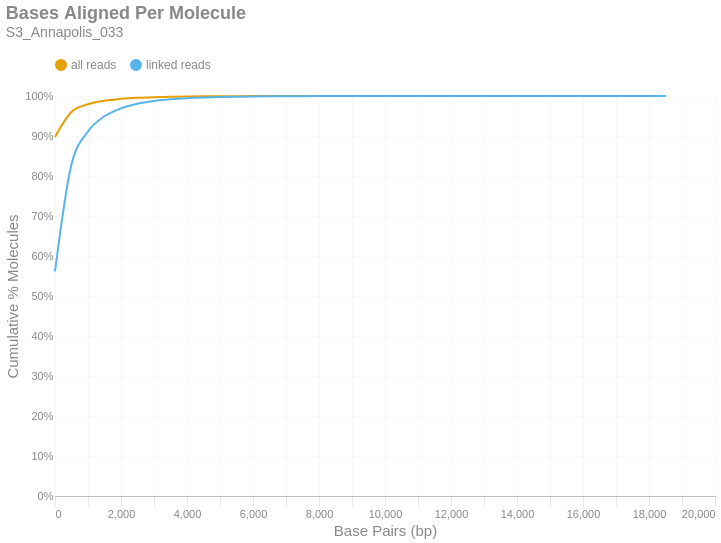

Notebook code for this chart:
### Markdown cell above
### Bases Aligned Per Molecule
This is a cumulative frequency distribution showing the number of base pairs aligned per unique molecule. These data are shown in 500 bp bins. There are two distributions: one with `all reads` (yellow) and another with only `linked reads` (blue). The percent of molecules in the `linked reads` distribution is relative to the total number of linked molecules.

### Code cell
if SKIPLR:
    print_html(f"Skipped")
else:
    binned_df = consolidated_hist(valids['aligned_bp'], mask, 500, True)
    with SafeRender(binned_df):
        (
            density_plot(binned_df, 'Bases Aligned Per Molecule', samplename, 'basesper')
            .encode(
                x=alt.X('bin:Q', title="Base Pairs (bp)").axis(tickMinStep=500).scale(padding=0),
                y=alt.Y('value:Q', title='Cumulative % Molecules')
                    .axis(format='%')
                    .scale(domain = [0,1])
                    .stack(False),
                color=alt.Color("key:N").scale(domain = ["all reads", "linked reads"]),
                tooltip = [
                    alt.Tooltip("key:N", title = "Data Type"),
                    alt.Tooltip("range_label:N", title="Bases Aligned Per Molecule"),
                    alt.Tooltip("value:Q", format = ".2%", title="% Molecules (Cum.)")
                ]
            )
        ).display()

### Figure 1 — Vega-Lite specification as saved in the notebook (floating-point values rounded to 4 significant figures)
{"width": "container", "height": 400, "config": {"title": {"anchor": "start", "dy": -15, "fontSize": 18, "color": "#888888", "subtitleColor": "#888888", "subtitleFontSize": 14}, "arc": {"fill": "#0072B2"}, "axis": {"domainColor": "#888888", "domainWidth": 0.5, "gridWidth": 0.2, "grid": false, "titleFontWeight": 400, "titleFontSize": 15, "labelFontSize": 11, "labelColor": "#888888", "tickColor": "#888888", "tickWidth": 0.2, "titleColor": "#888888"}, "axisBand": {"grid": false}, "axisX": {"grid": true, "tickSize": 10, "domainCap": "round"}, "axisY": {"domain": false, "grid": true, "tickSize": 0, "domainCap": "round"}, "background": "transparent", "header": {"labelFontSize": 15, "labelColor": "#888888", "titleFontSize": 15, "titleFontWeight": 600, "titleColor": "#888888"}, "legend": {"labelFont": "sans-serif", "labelFontSize": 12, "labelColor": "#888888", "symbolSize": 100, "symbolType": "circle", "titleFontSize": 12, "titlePadding": 10, "titleColor": "#888888", "title": null, "orient": "top"}, "range": {"category": ["#E69F00", "#56B4E9", "#009E73", "#F0E442", "#0072B2", "#D55E00", "#CC79A7", "#000000"], "diverging": ["#cfe8f3", "#a2d4ec", "#73bfe2", "#46abdb", "#1696d2", "#12719e"]}, "area": {"fill": "#0072B2", "fillOpacity": 0.7, "line": true, "strokeOpacity": 0.7}, "line": {"color": "#0072B2", "stroke": "#0072B2", "strokeWidth": 2}, "trail": {"color": "#0072B2", "stroke": "#0072B2", "strokeWidth": 0, "size": 1}, "point": {"filled": true, "fillOpacity": 1.0, "size": 95}, "text": {"color": "#888888", "fontSize": 11, "align": "right", "fontWeight": 400, "size": 11}, "bar": {"fill": "#0072B2", "stroke": null}, "view": {"stroke": null, "continuousWidth": 660, "continuousHeight": 400}}, "data": {"name": "data-cdb7ba9f4b7a9d89be5133578b5e22a5"}, "mark": {"type": "line", "interpolate": "monotone", "point": {"opacity": 0, "size": 275}}, "encoding": {"color": {"field": "key", "scale": {"domain": ["all reads", "linked reads"]}, "type": "nominal"}, "tooltip": [{"field": "key", "title": "Data Type", "type": "nominal"}, {"field": "range_label", "title": "Bases Aligned Per Molecule", "type": "nominal"}, {"field": "value", "format": ".2%", "title": "% Molecules (Cum.)", "type": "quantitative"}], "x": {"axis": {"tickMinStep": 500}, "field": "bin", "scale": {"padding": 0}, "title": "Base Pairs (bp)", "type": "quantitative"}, "y": {"axis": {"format": "%"}, "field": "value", "scale": {"domain": [0, 1]}, "stack": false, "title": "Cumulative % Molecules", "type": "quantitative"}}, "params": [{"name": "param_c36ac31b6afebe62", "select": {"type": "point", "fields": ["key"]}, "bind": "legend"}], "title": {"text": "Bases Aligned Per Molecule", "subtitle": "S3_Annapolis_033"}, "transform": [{"fold": ["all reads (cumsum)", "linked reads (cumsum)"]}, {"calculate": "replace(datum.key, ' (cumsum)', '')", "as": "key"}, {"filter": {"param": "param_c36ac31b6afebe62"}}], "usermeta": {"embedOptions": {"downloadFileName": "S3_Annapolis_033.basesper"}}, "$schema": "https://vega.github.io/schema/vega-lite/v6.1.0.json", "datasets": {"data-cdb7ba9f4b7a9d89be5133578b5e22a5": [{"bin": "0.0", "interval": "0.0-500.0", "all reads": 0.8978, "linked reads": 0.5617, "all reads (cumsum)": 0.8978, "linked reads (cumsum)": 0.5617, "range_label": "0-499"}, {"bin": "500.0", "interval": "500.0-1000.0", "all reads": 0.06243, "linked reads": 0.2673, "all reads (cumsum)": 0.9602, "linked reads (cumsum)": 0.829, "range_label": "500-999"}, {"bin": "1000.0", "interval": "1000.0-1500.0", "all reads": 0.01917, "linked reads": 0.08237, "all reads (cumsum)": 0.9794, "linked reads (cumsum)": 0.9114, "range_label": "1000-1499"}, {"bin": "1500.0", "interval": "1500.0-2000.0", "all reads": 0.008822, "linked reads": 0.03791, "all reads (cumsum)": 0.9882, "linked reads (cumsum)": 0.9493, "range_label": "1500-1999"}, {"bin": "2000.0", "interval": "2000.0-2500.0", "all reads": 0.004648, "linked reads": 0.01997, "all reads (cumsum)": 0.9928, "linked reads (cumsum)": 0.9692, "range_label": "2000-2499"}, {"bin": "2500.0", "interval": "2500.0-3000.0", "all reads": 0.0027, "linked reads": 0.0116, "all reads (cumsum)": 0.9955, "linked reads (cumsum)": 0.9808, "range_label": "2500-2999"}, {"bin": "3000.0", "interval": "3000.0-3500.0", "all reads": 0.001581, "linked reads": 0.006795, "all reads (cumsum)": 0.9971, "linked reads (cumsum)": 0.9876, "range_label": "3000-3499"}, {"bin": "3500.0", "interval": "3500.0-4000.0", "all reads": 0.000996, "linked reads": 0.00428, "all reads (cumsum)": 0.9981, "linked reads (cumsum)": 0.9919, "range_label": "3500-3999"}, {"bin": "4000.0", "interval": "4000.0-4500.0", "all reads": 0.0006383, "linked reads": 0.002743, "all reads (cumsum)": 0.9988, "linked reads (cumsum)": 0.9947, "range_label": "4000-4499"}, {"bin": "4500.0", "interval": "4500.0-5000.0", "all reads": 0.0004119, "linked reads": 0.00177, "all reads (cumsum)": 0.9992, "linked reads (cumsum)": 0.9964, "range_label": "4500-4999"}, {"bin": "5000.0", "interval": "5000.0-5500.0", "all reads": 0.0002639, "linked reads": 0.001134, "all reads (cumsum)": 0.9994, "linked reads (cumsum)": 0.9976, "range_label": "5000-5499"}, {"bin": "5500.0", "interval": "5500.0-6000.0", "all reads": 0.0001792, "linked reads": 0.0007703, "all reads (cumsum)": 0.9996, "linked reads (cumsum)": 0.9983, "range_label": "5500-5999"}, {"bin": "6000.0", "interval": "6000.0-6500.0", "all reads": 0.0001205, "linked reads": 0.0005178, "all reads (cumsum)": 0.9997, "linked reads (cumsum)": 0.9988, "range_label": "6000-6499"}, {"bin": "6500.0", "interval": "6500.0-7000.0", "all reads": 8.029e-05, "linked reads": 0.000345, "all reads (cumsum)": 0.9998, "linked reads (cumsum)": 0.9992, "range_label": "6500-6999"}, {"bin": "7000.0", "interval": "7000.0-7500.0", "all reads": 5.298e-05, "linked reads": 0.0002277, "all reads (cumsum)": 0.9999, "linked reads (cumsum)": 0.9994, "range_label": "7000-7499"}, {"bin": "7500.0", "interval": "7500.0-8000.0", "all reads": 4.447e-05, "linked reads": 0.0001911, "all reads (cumsum)": 0.9999, "linked reads (cumsum)": 0.9996, "range_label": "7500-7999"}, {"bin": "8000.0", "interval": "8000.0-8500.0", "all reads": 2.525e-05, "linked reads": 0.0001085, "all reads (cumsum)": 0.9999, "linked reads (cumsum)": 0.9997, "range_label": "8000-8499"}, {"bin": "8500.0", "interval": "8500.0-9000.0", "all reads": 2.017e-05, "linked reads": 8.67e-05, "all reads (cumsum)": 1.0, "linked reads (cumsum)": 0.9998, "range_label": "8500-8999"}, {"bin": "9000.0", "interval": "9000.0-9500.0", "all reads": 1.372e-05, "linked reads": 5.898e-05, "all reads (cumsum)": 1.0, "linked reads (cumsum)": 0.9999, "range_label": "9000-9499"}, {"bin": "9500.0", "interval": "9500.0-10000.0", "all reads": 8.097e-06, "linked reads": 3.48e-05, "all reads (cumsum)": 1.0, "linked reads (cumsum)": 0.9999, "range_label": "9500-9999"}, {"bin": "10000.0", "interval": "10000.0-10500.0", "all reads": 6.176e-06, "linked reads": 2.654e-05, "all reads (cumsum)": 1.0, "linked reads (cumsum)": 0.9999, "range_label": "10000-10499"}, {"bin": "10500.0", "interval": "10500.0-11000.0", "all reads": 4.392e-06, "linked reads": 1.887e-05, "all reads (cumsum)": 1.0, "linked reads (cumsum)": 0.9999, "range_label": "10500-10999"}, {"bin": "11000.0", "interval": "11000.0-11500.0", "all reads": 4.255e-06, "linked reads": 1.828e-05, "all reads (cumsum)": 1.0, "linked reads (cumsum)": 1.0, "range_label": "11000-11499"}, {"bin": "11500.0", "interval": "11500.0-12000.0", "all reads": 1.647e-06, "linked reads": 7.077e-06, "all reads (cumsum)": 1.0, "linked reads (cumsum)": 1.0, "range_label": "11500-11999"}, {"bin": "12000.0", "interval": "12000.0-12500.0", "all reads": 1.784e-06, "linked reads": 7.667e-06, "all reads (cumsum)": 1.0, "linked reads (cumsum)": 1.0, "range_label": "12000-12499"}, {"bin": "12500.0", "interval": "12500.0-13000.0", "all reads": 8.235e-07, "linked reads": 3.539e-06, "all reads (cumsum)": 1.0, "linked reads (cumsum)": 1.0, "range_label": "12500-12999"}, {"bin": "13000.0", "interval": "13000.0-13500.0", "all reads": 5.49e-07, "linked reads": 2.359e-06, "all reads (cumsum)": 1.0, "linked reads (cumsum)": 1.0, "range_label": "13000-13499"}, {"bin": "13500.0", "interval": "13500.0-14000.0", "all reads": 6.862e-07, "linked reads": 2.949e-06, "all reads (cumsum)": 1.0, "linked reads (cumsum)": 1.0, "range_label": "13500-13999"}, {"bin": "14000.0", "interval": "14000.0-14500.0", "all reads": 5.49e-07, "linked reads": 2.359e-06, "all reads (cumsum)": 1.0, "linked reads (cumsum)": 1.0, "range_label": "14000-14499"}, {"bin": "14500.0", "interval": "14500.0-15000.0", "all reads": 8.235e-07, "linked reads": 3.539e-06, "all reads (cumsum)": 1.0, "linked reads (cumsum)": 1.0, "range_label": "14500-14999"}, {"bin": "15000.0", "interval": "15000.0-15500.0", "all reads": 0.0, "linked reads": 0.0, "all reads (cumsum)": 1.0, "linked reads (cumsum)": 1.0, "range_label": "15000-15499"}, {"bin": "15500.0", "interval": "15500.0-16000.0", "all reads": 2.745e-07, "linked reads": 1.18e-06, "all reads (cumsum)": 1.0, "linked reads (cumsum)": 1.0, "range_label": "15500-15999"}, {"bin": "16000.0", "interval": "16000.0-16500.0", "all reads": 2.745e-07, "linked reads": 1.18e-06, "all reads (cumsum)": 1.0, "linked reads (cumsum)": 1.0, "range_label": "16000-16499"}, {"bin": "16500.0", "interval": "16500.0-17000.0", "all reads": 1.372e-07, "linked reads": 5.898e-07, "all reads (cumsum)": 1.0, "linked reads (cumsum)": 1.0, "range_label": "16500-16999"}, {"bin": "17000.0", "interval": "17000.0-17500.0", "all reads": 2.745e-07, "linked reads": 1.18e-06, "all reads (cumsum)": 1.0, "linked reads (cumsum)": 1.0, "range_label": "17000-17499"}, {"bin": "17500.0", "interval": "17500.0-18000.0", "all reads": 0.0, "linked reads": 0.0, "all reads (cumsum)": 1.0, "linked reads (cumsum)": 1.0, "range_label": "17500-17999"}, {"bin": "18000.0", "interval": "18000.0-18500.0", "all reads": 0.0, "linked reads": 0.0, "all reads (cumsum)": 1.0, "linked reads (cumsum)": 1.0, "range_label": "18000-18499"}, {"bin": "18500.0", "interval": "18500.0-19000.0", "all reads": 1.372e-07, "linked reads": 5.898e-07, "all reads (cumsum)": 1.0, "linked reads (cumsum)": 1.0, "range_label": "18500-18999"}]}}
